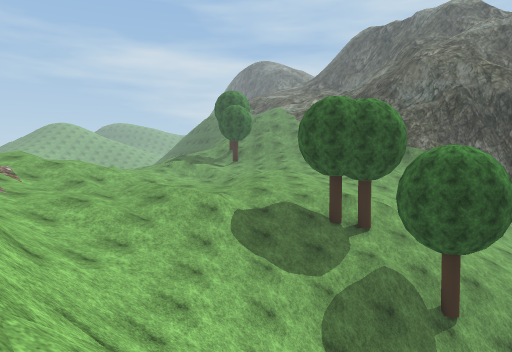
view 1 (above)

17 first-person views from a walk through a Unity game level. The camera is 1.4 m above the floor, tilts 2° down and sees 70° across. The floor is counted in squares, 2 m on a side. Each view is taken from the middle of a square. On the plan, view 1 faces up. The plan holds only what a view shows up to about 11 squares ahead; the rest is blank. The place goes on beyond the plan. Some trees and plants on the terrain are drawn as simple stand-ins. The player is left out. Some surface patterns are stand-ins.

view 2
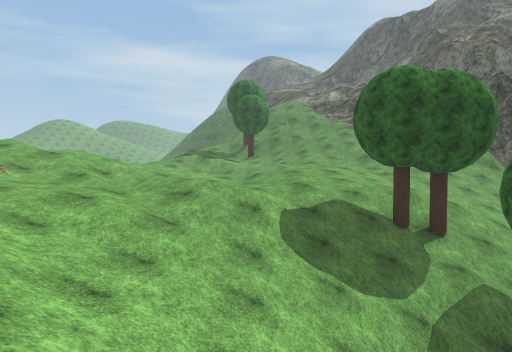

view 3
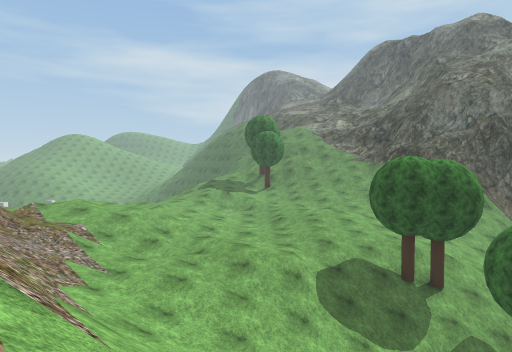

view 4
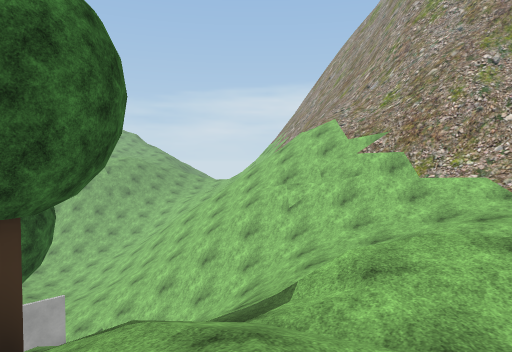

view 5
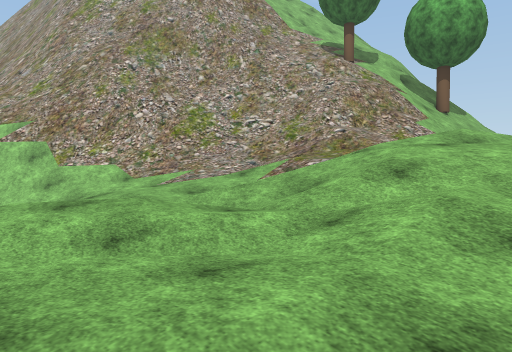

view 6
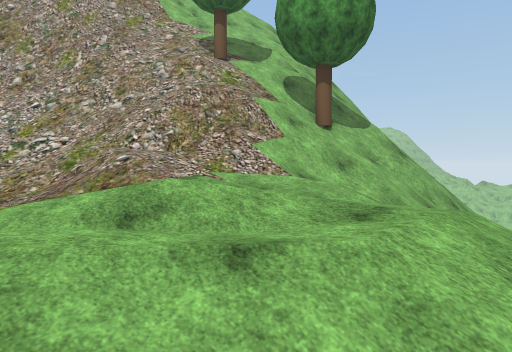

view 7
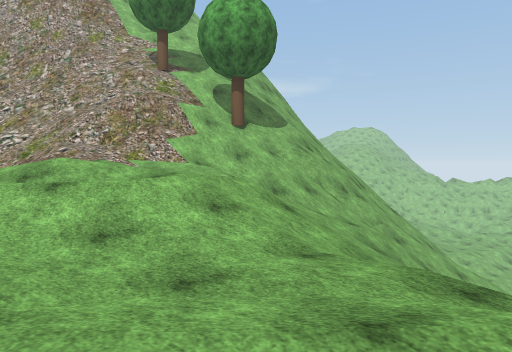

view 8
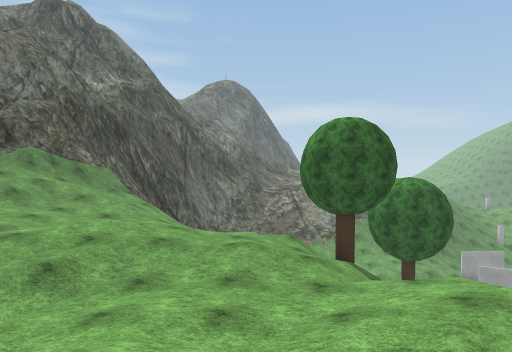

view 9
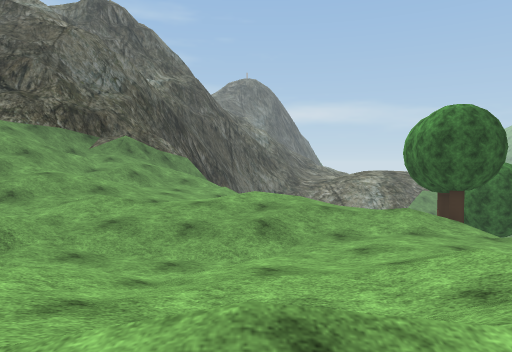

view 10
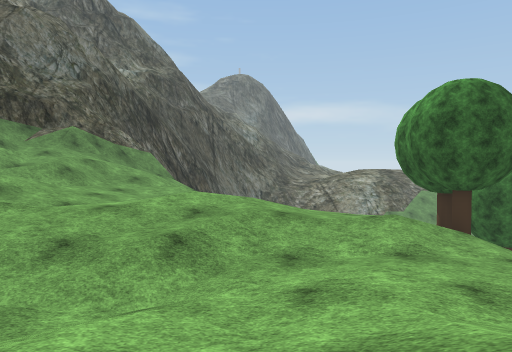

view 11
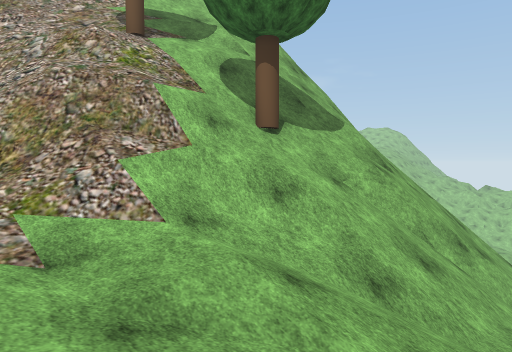

view 12
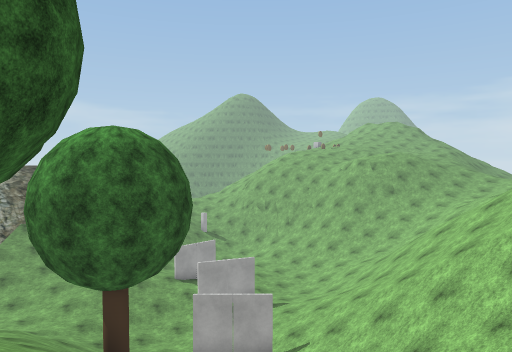

view 13
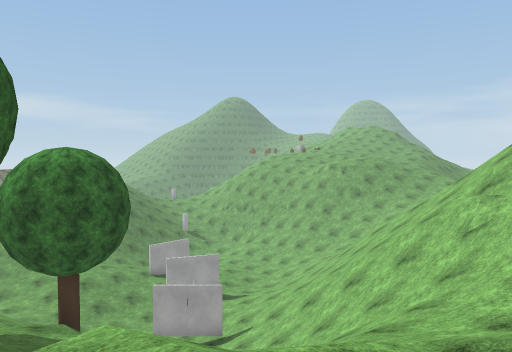

view 14
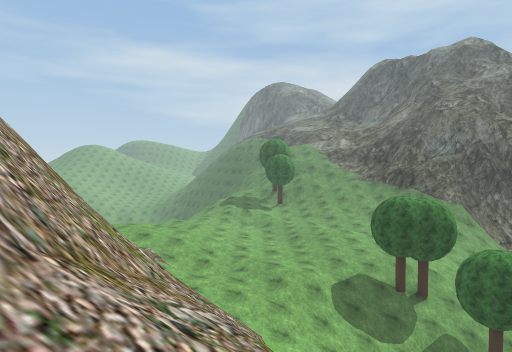

view 15
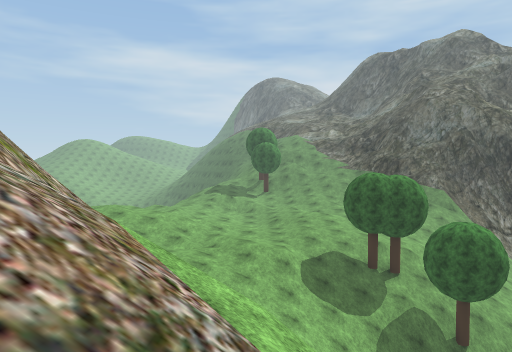

view 16
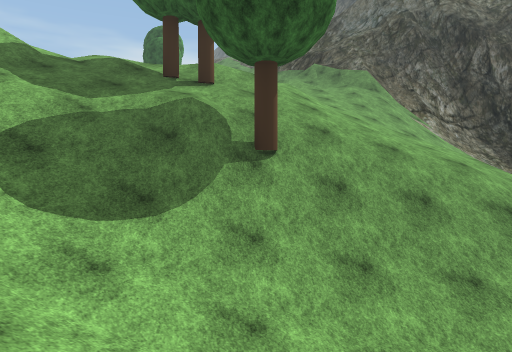

view 17
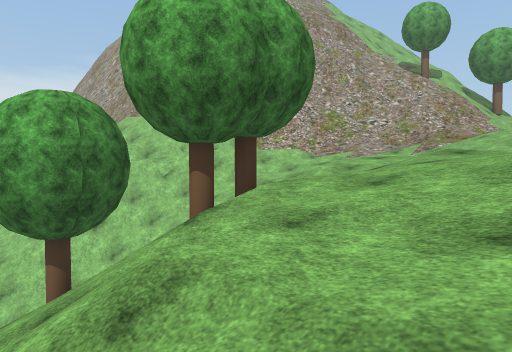

### Floor plan
Key: @ floor where view 1 was taken; # wall or solid block; x gap in a wall; . main floor; : floor 1.5 m higher than the main floor; + floor 3.25 m higher than the main floor; * floor 4.75 m higher than the main floor; % floor 6.5 m higher than the main floor; - floor 9.5 m lower than the main floor; / step, stairs or slope; = window, fence, low wall or low ledge; v drop or lower ground; O other object.
Columns run from 18 left of view 1 to 6 right of it. Each row starts with its distance up from view 1.
 22                     ///
 21                    /////=
 20                   //////=
 19                 /..////:/
 18          //..  ./..././//
 17          /..../../.....//
 16        ///......./.. .///
 15 ///////////.:/.../..  ./
 14 /////////::/./...//./////
 13  /=//////:/://......././/
 12 =/xv////::+/://.../...///
 11  /++///////////...///////
 10  +***O/////:////.///OO///
  9   %%///==//://../////////
  8  #v /////////..///////O//
  7    //O////////.//////////
  6    //////=///////////////
  5    /////##//////////////-
  4        ###=/##//////////O
  3         ####=#==/////////
  2            ###//=////////
  1             ##// ////////
  0              ##///@/////
 -1              ##////////
 -2               #// ////
 -3                //

Positions as (right, up) in squares from view 1, and headings:
1: (0, 0), facing up
2: (-1, 2), facing up
3: (-2, 0), facing up
4: (0, 13), facing down
5: (-1, 14), facing down-left
6: (-6, 15), facing down-left
7: (-6, 18), facing down-left
8: (-6, 12), facing right
9: (-7, 15), facing right
10: (-5, 14), facing right
11: (-9, 14), facing down-left
12: (-1, 10), facing down-right
13: (-3, 10), facing down-right
14: (-3, -3), facing up
15: (-2, -3), facing up
16: (4, 2), facing up
17: (6, 14), facing down-left
